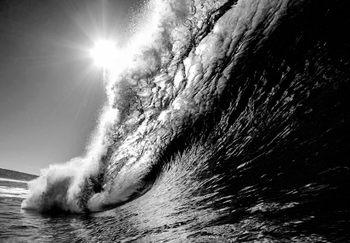
#> input picture images/red_channel_wave.png, 350 x 243 px
$ python merging_channels_of_wave.py
#> lines starting #> are read from the running program, lines starting #| are printed output that depends on the picture
import numpy as np
import cv2

red = cv2.imread("images/red_channel_wave.png")
#> red is the input picture: shape (243, 350, 3); min 0, max 255, mean 93.5
green = cv2.imread("images/green_channel_wave.png")
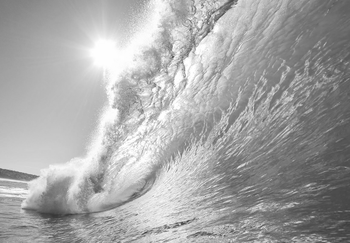
#> input picture images/green_channel_wave.png, 350 x 243 px
#> green is the input picture: shape (243, 350, 3); min 55, max 255, mean 166.5
blue = cv2.imread("images/blue_channel_wave.png")
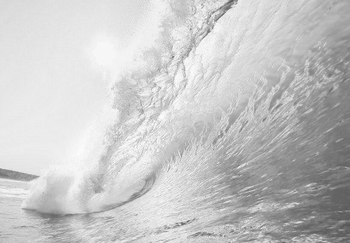
#> input picture images/blue_channel_wave.png, 350 x 243 px
#> blue is the input picture: shape (243, 350, 3); min 86, max 255, mean 199.1

r = cv2.split(red)[2]
g = cv2.split(green)[1]
b = cv2.split(blue)[0]

wave = cv2.merge([b,g,r])
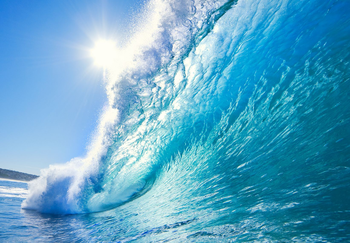
#> wave: shape (243, 350, 3); mean B, G, R 199.1, 166.5, 93.5
cv2.imshow("merged_wave",wave)
cv2.waitKey(0)
